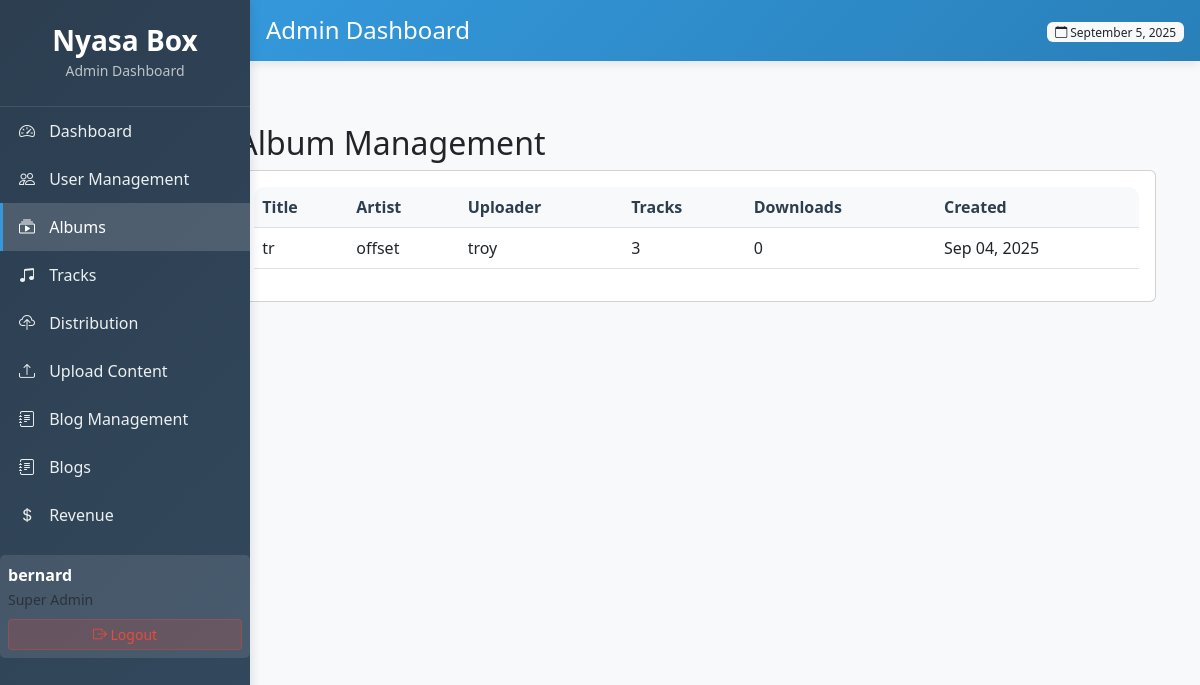
Page /xyz/albums/ (signed in) on the earlier database version.
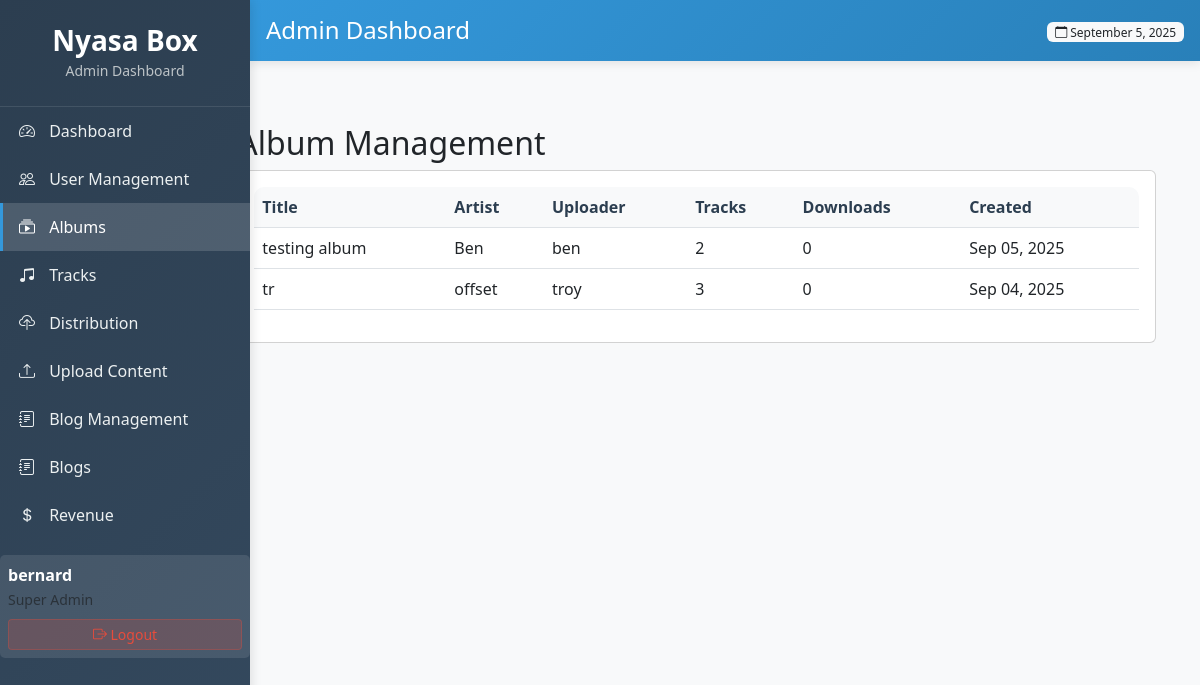
Same page on the later database version.
### core/models.py (models this page shows, shortened)
class Album(models.Model):
    title = models.CharField(max_length=200)
    slug = models.SlugField(unique=True)
    artist = models.CharField(max_length=200)  # Changed from ForeignKey to CharField
    genre = models.CharField(max_length=20, choices=GENRE_CHOICES)  # Changed from ForeignKey to CharField
    release_date = models.DateField()
    cover_art = models.ImageField(upload_to='album_covers/')
    description = models.TextField(blank=True)
    uploader = models.ForeignKey(User, on_delete=models.CASCADE)
    created_at = models.DateTimeField(auto_now_add=True)
    updated_at = models.DateTimeField(auto_now=True)
    downloads = models.PositiveIntegerField(default=0)

### core/admin_views.py (the view)
# urls.py: path('xyz/albums/', admin_views.admin_albums, name='admin_albums'),
@login_required
@user_passes_test(is_admin)
def admin_albums(request):
    albums = Album.objects.select_related('uploader').order_by('-created_at')
    return render(request, 'peza/albums.html', {'albums': albums})

### core/admin_views.py (called while the page is built)
def is_admin(user):
    return user.is_authenticated and user.is_superuser

### core/templates/peza/albums.html
{% extends 'peza/base.html' %}
{% block content %}
<div class="container-fluid">
    <div class="row">
        <div class="col-md-9 col-lg-10 ms-auto">
            <div class="container-fluid mt-4">
                <h2>Album Management</h2>
                <div class="card">
                    <div class="card-body">
                        <div class="table-responsive">
                            <table class="table table-hover">
                                <thead>
                                    <tr>
                                        <th>Title</th>
                                        <th>Artist</th>
                                        <th>Uploader</th>
                                        <th>Tracks</th>
                                        <th>Downloads</th>
                                        <th>Created</th>
                                    </tr>
                                </thead>
                                <tbody>
                                    {% for album in albums %}
                                    <tr>
                                        <td>{{ album.title }}</td>
                                        <td>{{ album.artist }}</td>
                                        <td>{{ album.uploader.username }}</td>
                                        <td>{{ album.tracks.count }}</td>
                                        <td>{{ album.downloads }}</td>
                                        <td>{{ album.created_at|date:"M d, Y" }}</td>
                                    </tr>
                                    {% endfor %}
                                </tbody>
                            </table>
                        </div>
                    </div>
                </div>
            </div>
        </div>
    </div>
</div>
{% endblock %}

Differences in the rows shown:
added Album: title "testing album", artist "Ben", uploader.username "ben", tracks.count "2", downloads "0", created_at "Sep 05, 2025"
